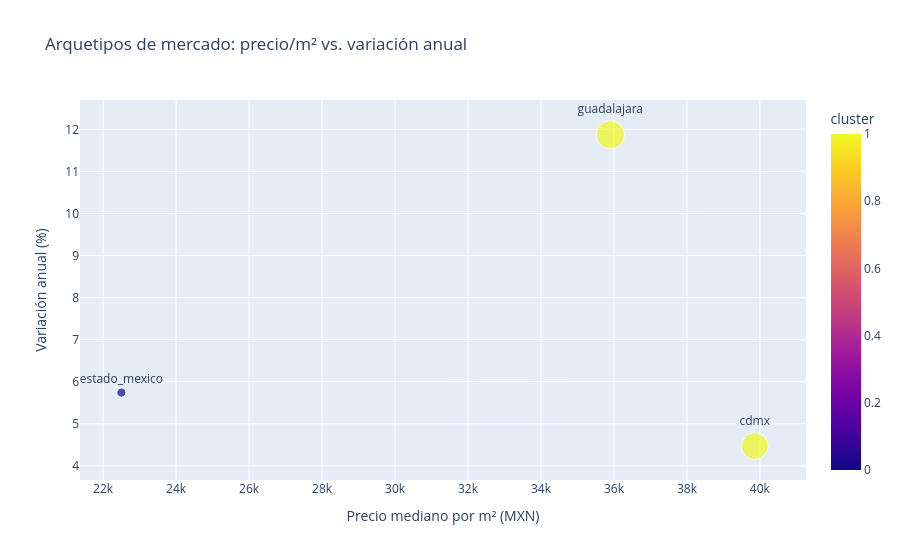

Source (notebook cell):
### Code cell
fig = px.scatter(
    df_mercado, x='precio_m2', y='variacion_anual_pct', color='cluster',
    text='ciudad', size='n_anuncios',
    title='Arquetipos de mercado: precio/m² vs. variación anual',
    labels={'precio_m2': 'Precio mediano por m² (MXN)', 'variacion_anual_pct': 'Variación anual (%)'},
)
fig.update_traces(textposition='top center')
fig.show()

### Figure 1 — Plotly figure (JSON) as saved in the notebook; plotly's stock layout.template omitted (floating-point values rounded to 4 significant figures)
{"data": [{"hovertemplate": "Precio mediano por m² (MXN)=%{x}<br>Variación anual (%)=%{y}<br>n_anuncios=%{marker.size}<br>ciudad=%{text}<br>cluster=%{marker.color}<extra></extra>", "legendgroup": "", "marker": {"color": [1, 0, 1], "coloraxis": "coloraxis", "size": [26, 3, 29], "sizemode": "area", "sizeref": 0.0725, "symbol": "circle"}, "mode": "markers+text", "name": "", "orientation": "v", "showlegend": false, "text": ["cdmx", "estado_mexico", "guadalajara"], "textposition": "top center", "type": "scatter", "x": [39860.0, 22500.0, 35900.0], "xaxis": "x", "y": [4.47, 5.74, 11.87], "yaxis": "y"}], "layout": {"coloraxis": {"colorbar": {"title": {"text": "cluster"}}, "colorscale": [[0, "#0d0887"], [0.1111, "#46039f"], [0.2222, "#7201a8"], [0.3333, "#9c179e"], [0.4444, "#bd3786"], [0.5556, "#d8576b"], [0.6667, "#ed7953"], [0.7778, "#fb9f3a"], [0.8889, "#fdca26"], [1, "#f0f921"]]}, "legend": {"itemsizing": "constant", "tracegroupgap": 0}, "title": {"text": "Arquetipos de mercado: precio/m² vs. variación anual"}, "xaxis": {"anchor": "y", "domain": [0, 1], "title": {"text": "Precio mediano por m² (MXN)"}}, "yaxis": {"anchor": "x", "domain": [0, 1], "title": {"text": "Variación anual (%)"}}}}
